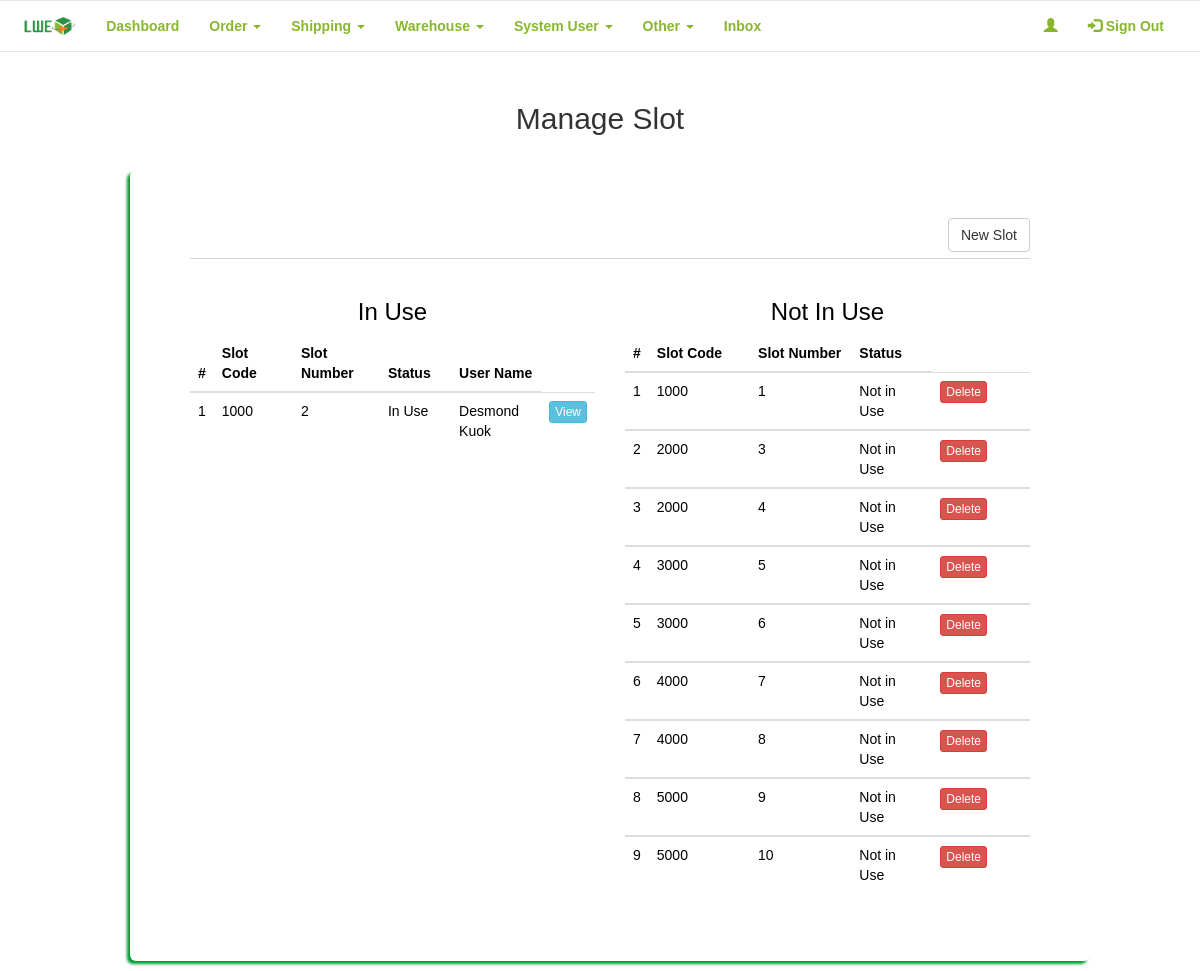
The app's page /LWE_Buy/admin/slotlist.php?fail with its own data.
### tables this page shows
CREATE TABLE IF NOT EXISTS `slot` (
  `s_id` int(11) NOT NULL,
  `slot_code` int(100) NOT NULL,
  `slot_num` int(100) NOT NULL,
  `status` varchar(10) NOT NULL,
  `user_id` int(11) DEFAULT NULL
);

CREATE TABLE IF NOT EXISTS `users` (
  `user_id` int(11) NOT NULL,
  `fname` varchar(50) NOT NULL,
  `lname` varchar(50) NOT NULL,
  `contact` varchar(15) DEFAULT NULL,
  `email` varchar(50) NOT NULL,
  `password` varchar(255) NOT NULL,
  `type` varchar(10) NOT NULL,
  `image` text NOT NULL,
  `login_status` varchar(55) NOT NULL
);

### LWE_Buy/admin/slotlist.php (the view, shortened to what this page needs)
<?php
require_once '../connection/config.php';
$counter = 0;
$counters = 0;
$query1 = "SELECT *
            FROM users us
            JOIN slot s
            ON s.user_id = us.user_id
            WHERE status= 'In Use'";
$result1 = mysqli_query($con, $query1);
$query2 = "SELECT *
            FROM slot
            WHERE status= 'Not in Use'";
$result2 = mysqli_query($con, $query2);
?>
<!DOCTYPE html>
<html data-ng-app="myApp">
    <head>
        <link rel="stylesheet" href="https://maxcdn.bootstrapcdn.com/bootstrap/3.3.7/css/bootstrap.min.css">
        <link href="../frameworks/css/style.css" rel="stylesheet"/>
    </head>
    <body>
        <div class="row">
            <?php include_once('nav.php')?>
        </div>
        <center>
            <div class="container">
                <div class="row" style="padding-top: 10px; padding-bottom: 15px;">
                    <div class="col-xs-12 col-md-12 col-lg-12">
                        <h2>Manage Slot</h2>
                    </div>
                </div>
            </div>
            <section class = "content">
                <div class="container">
                    <div class="row">
                        <div class="col-xs-12 col-md-12 col-lg-12 jumbotron">
                            <button type="button" class="btn btn-default" data-toggle="modal" data-target="#newslot" style="float: right;">New Slot</button>
                            <br/><hr/>
                            <div class="row" style="padding-top: -10px;">
                                <div class="col-xs-12 col-md-6 col-lg-6">
                                    <h3>In Use</h3>
                                    <?php
                                    if(mysqli_num_rows($result1) > 0)
                                    {
                                    ?>
                                    <table class="table thead-bordered table-hover" id="receive">
                                        <thead>
                                            <tr>
                                                <th width="5%">#</th>
                                                <th width="25%">Slot Code</th>
                                                <th width="25%">Slot Number</th>
                                                <th width="20%">Status</th>
                                                <th width="25%">User Name</th>
                                            </tr>
                                        </thead>
                                        <?php
                                            while($row = mysqli_fetch_array($result1))
                                            {
                                                $counter++;
                                                ?>
                                                <tbody>
                                                    <tr>
                                                        <td><?php echo $counter; ?></td>
                                                        <td><?php echo $row['slot_code']; ?></td>
                                                        <td><?php echo $row['slot_num']; ?></td>
                                                        <td><?php echo $row['status']; ?></td>
                                                        <td><?php echo $row['fname']; ?> <?php echo $row['lname']; ?></td>
                                                        <td><a href="slotitemview.php?s_id=<?php echo $row['s_id']; ?>&slotcode=<?php echo $row['slot_code']; ?>&slotnum=<?php echo $row['slot_num']; ?>&user_id=<?php echo $row['user_id']; ?>" class="btn btn-xs btn-info">View</a></td>
                                                    </tr>
                                                </tbody>
                                                <?php
                                            }
                                        }else{
                                            ?>
                                                <p>There is no slot in use.</p>
                                            <?php
                                        }
                                    ?>
                                    </table>
                                </div>
                                <div class="col-xs-12 col-md-6 col-lg-6">
                                    <h3>Not In Use</h3>
                                    <?php
                                    if(mysqli_num_rows($result2) > 0)
                                    {
                                    ?>
                                    <table class="table thead-bordered table-hover" id="receives">
                                        <thead>
                                            <tr>
                                                <th width="5%">#</th>
                                                <th width="25%">Slot Code</th>
                                                <th width="25%">Slot Number</th>
                                                <th width="20%">Status</th>
                                            </tr>
                                        </thead>
                                        <?php
                                            while($row = mysqli_fetch_array($result2))
                                            {
                                                $counters++;
                                                ?>
                                                <tbody>
                                                    <tr>
                                                        <td><?php echo $counters; ?></td>
                                                        <td><?php echo $row['slot_code']; ?></td>
                                                        <td><?php echo $row['slot_num']; ?></td>
                                                        <td><?php echo $row['status']; ?></td>
                                                        <td><a href="deleteslot.php?s_id=<?php echo $row['s_id']; ?>" class="btn btn-xs btn-danger">Delete</a></td>
                                                    </tr>
                                                </tbody>
                                                <?php
                                            }
                                        }else{
                                            ?>
                                                <p>There is no available slot to use.</p>
                                            <?php
                                        }
                                    ?>
                                    </table>
                                </div>
                            </div>
                        </div>
                    </div>
                </div>
            </section>
        </center>
    </body>
</html>

### LWE_Buy/frameworks/css/style.css (style rules this page uses)
body { background-image: url("../../resources/img/bg.jpg"); font-family: sans-serif; overflow-x: hidden; }
.container { width: 80%; margin: 0px auto; }
.jumbotron { margin: 10px; background: #fff; border-radius: 5px; color: #000; box-shadow: -3px 3px 3px #009933; }

### records on screen
slot: slot_code "1000", slot_num "2", status "In Use", user.fname "Desmond", user.lname "Kuok"
slot: slot_code "1000", slot_num "1", status "Not in Use"
slot: slot_code "2000", slot_num "3", status "Not in Use"
slot: slot_code "2000", slot_num "4", status "Not in Use"
slot: slot_code "3000", slot_num "5", status "Not in Use"
slot: slot_code "3000", slot_num "6", status "Not in Use"
slot: slot_code "4000", slot_num "7", status "Not in Use"
slot: slot_code "4000", slot_num "8", status "Not in Use"
slot: slot_code "5000", slot_num "9", status "Not in Use"
slot: slot_code "5000", slot_num "10", status "Not in Use"
